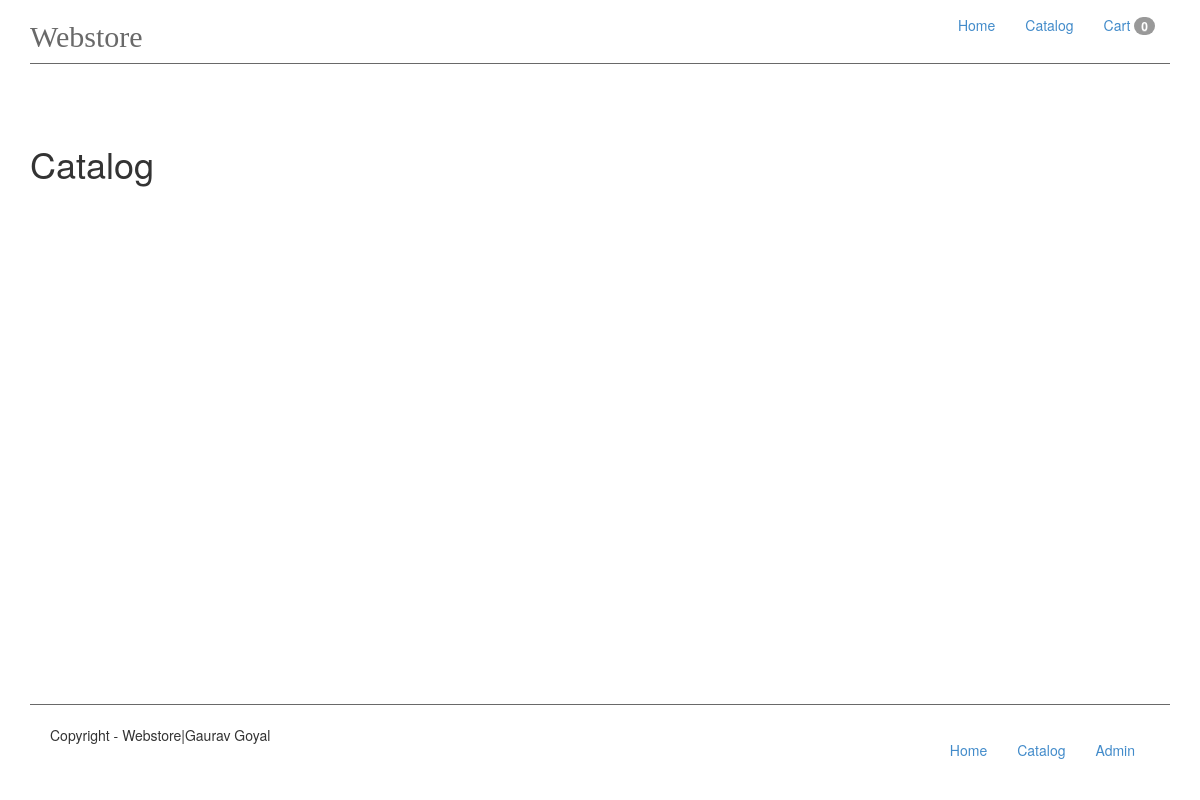
The app's page /catalog/, older data.
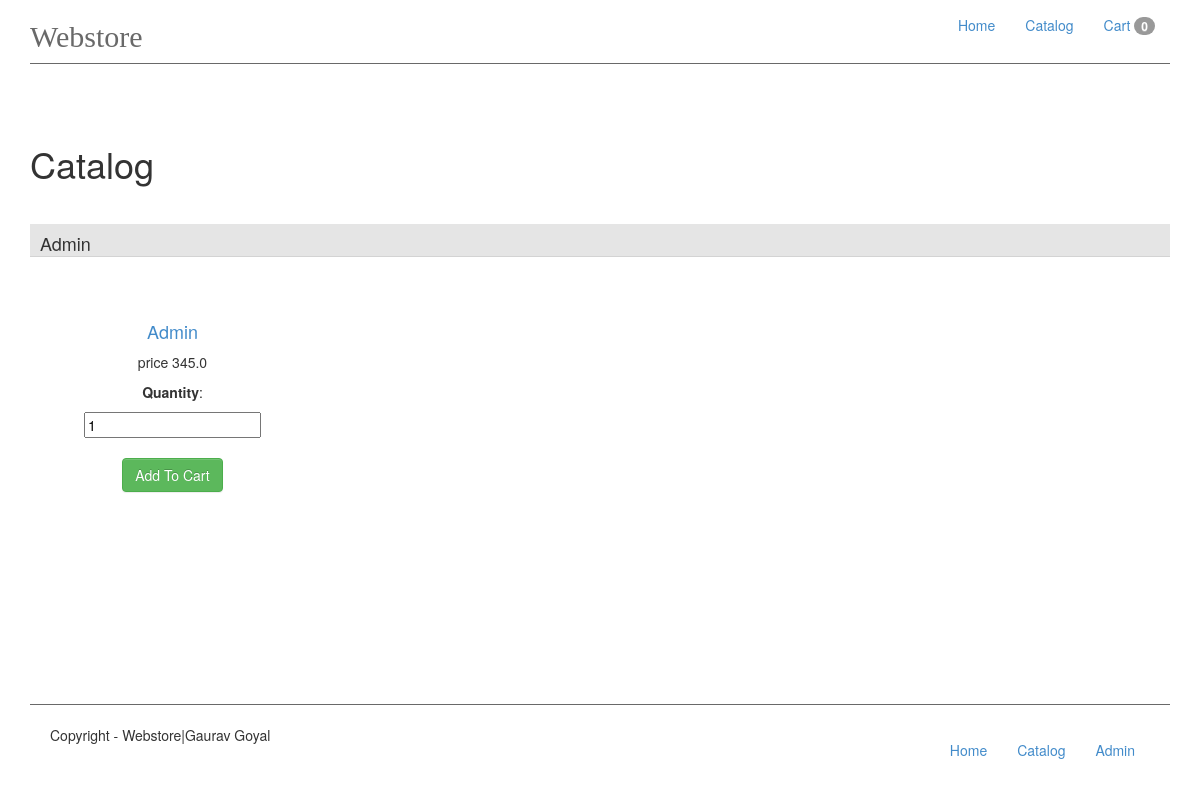
The same page, newer data.
### app/models.py (models this page shows, shortened)
class Category(db.Model):
    id = db.Column(db.Integer, primary_key=True)
    name = db.Column(db.String(50), unique=True, index=True)
    products = db.relationship('Product', backref='category', lazy='dynamic')

class Product(db.Model):
    id = db.Column(db.Integer, primary_key=True)
    name = db.Column(db.String(50), unique=True, index=True)
    price = db.Column(db.Float, index=True)
    category_id = db.Column(db.Integer, db.ForeignKey('category.id'))
    cart = db.relationship('Cart', backref='products', lazy='dynamic')

### app/views.py (the view, shortened to what this page needs)
@app.route('/catalog/', methods=['GET', 'POST'])
def catalog():
    count = shoppingcart.product_count()
    form = QuantityForm()
    category = Category.query.all()
    product = Product.query.all()
    return render_template('catalog.html', categories=category, products=product, form=form, count=count, cart_view=True)

### app/forms.py
class QuantityForm(Form):
    quantity = IntegerField('Quantity', validators=[Required('Please eneter quantity.'), NumberRange(min=1, message='Enter valid value')], default=1)

### app/shoppingcart.py (called while the page is built)
def get_cart_id():
    if 'username' in session:
        return session['username']
    else:
        if request.cookies.get('anonymous_user'):
            cart_id = request.cookies.get('anonymous_user')
        else:
            cart_id = _genrate_cart_id()
        return cart_id

def _genrate_cart_id():
    cart_id = ''
    characters = 'ABCDEFGHIJKLMNOPQRSTUVWXYZabcdefghijklmnopqrstuvwxyz' \
                 '1234567890!@#$%^&*()'
    cart_id_length = 50
    for y in range(cart_id_length):
        cart_id += characters[random.randint(0, len(characters)-1)]
    return cart_id

def get_cart_items():
    cart_items = Cart.query.filter_by(cart_id=get_cart_id())
    return cart_items

def product_count():
    return get_cart_items().count()

### app/templates/catalog.html (shortened to what this page needs)
{% extends 'base.html' %}
{% block content%}
<h1>Catalog</h1>
{% for category in categories %}
    <div class="row"><div id="show_products" class="col-md-12">
        <h4 id="category_name">{{ category.name }}</h4>
    <div>
        {% for product in products %}
        {% if category.id == product.category_id %}
       <div class="col-md-3" id="catalog_product">
       <div >    <h4 class="text-primary">{{ product.name }}</h4>
        <p>price {{ product.price }}</p>
            <form name="add_quantity" method="post">
            <label>{{ form.quantity.label }}</label>:
                {{ form.quantity(size=1) }}
                <br>
                <br>
            <input type="submit" value="Add To Cart" class="btn btn-success">
            </form></div>
       </div>
        {% endif %}
        {% endfor %}
    </div>
    </div></div>
{% endfor %}
{% endblock %}

### app/templates/base.html (shortened to what this page needs)
<!DOCTYPE HTML>
<html lang="en">
<head>
    <link rel="stylesheet" href="/static/css/bootstrap-theme.css">
    <link rel="stylesheet" href="/static/css/bootstrap.css">
    <link rel="stylesheet" href="/static/css/main.css">
</head>
<body>
<div class="container">
<header>
   <div class="row">
       <div class="col-md-4">
       <div class="pull-left" id="header"><h2>Webstore</h2></div>
   </div>
    <div class="col-md-8">
        <div class="pull-right">
        <ul class="nav navbar-nav">
        <li class="active"><a href="{{ url_for('index') }}">Home</a></li>
        <li><a href="{{ url_for('catalog')}}">Catalog</a></li>
        {% if cart_view %}
            <li><a href="{{ url_for('cart')}}">Cart <span class="badge">{{ count }}</span></a></li>
        {% endif %}
      </ul>
    </div>
    </div>
   </div>
</header>
<div id="main">
<br>
 {% block content %} {% endblock %}
</div>
 <footer>
            <div class="row">
                <div class="col-md-6 .col-sm-6 pull-left" id="footer" >
                    Copyright - Webstore|Gaurav Goyal
                </div>
                <div class="col-md-6" id="footer-nav">
                    <ul class="nav navbar-nav pull-right">
                        <li><a href="#" >Home</a></li>
                        <li><a href="#">Catalog</a></li>
                        <li><a href="{{ url_for('admin_login') }}">Admin</a></li>
                    </ul>
                </div>
            </div>
        </footer>
</div>
</body>
</html>

### app/static/css/main.css (style rules this page uses)
body #main { min-height: 600px; }
header { border-bottom: 1px solid dimgray; padding: 0,20px; margin-bottom: 40px; }
header #header h2 { color: dimgray; font-weight: lighter; font-family: chalkboard; }
footer { border-top: 1px solid dimgray; padding: 20px; }
#main #show_products { margin-bottom: 20px; padding-top: 20px; }
#main #catalog_product { padding: 35px; }
#main #catalog_product>div { text-align: center; padding: 10px; }
#main #category_name { background-color: #e5e5e5; padding: 10px 10px 3px ; border-bottom: 1px solid lightgrey; }

Row changes from the older to the newer data that the page shows:
added Category: name "Admin"
added Product: name "Admin", price "345.0", quantity.label "Quantity", quantity "1"
